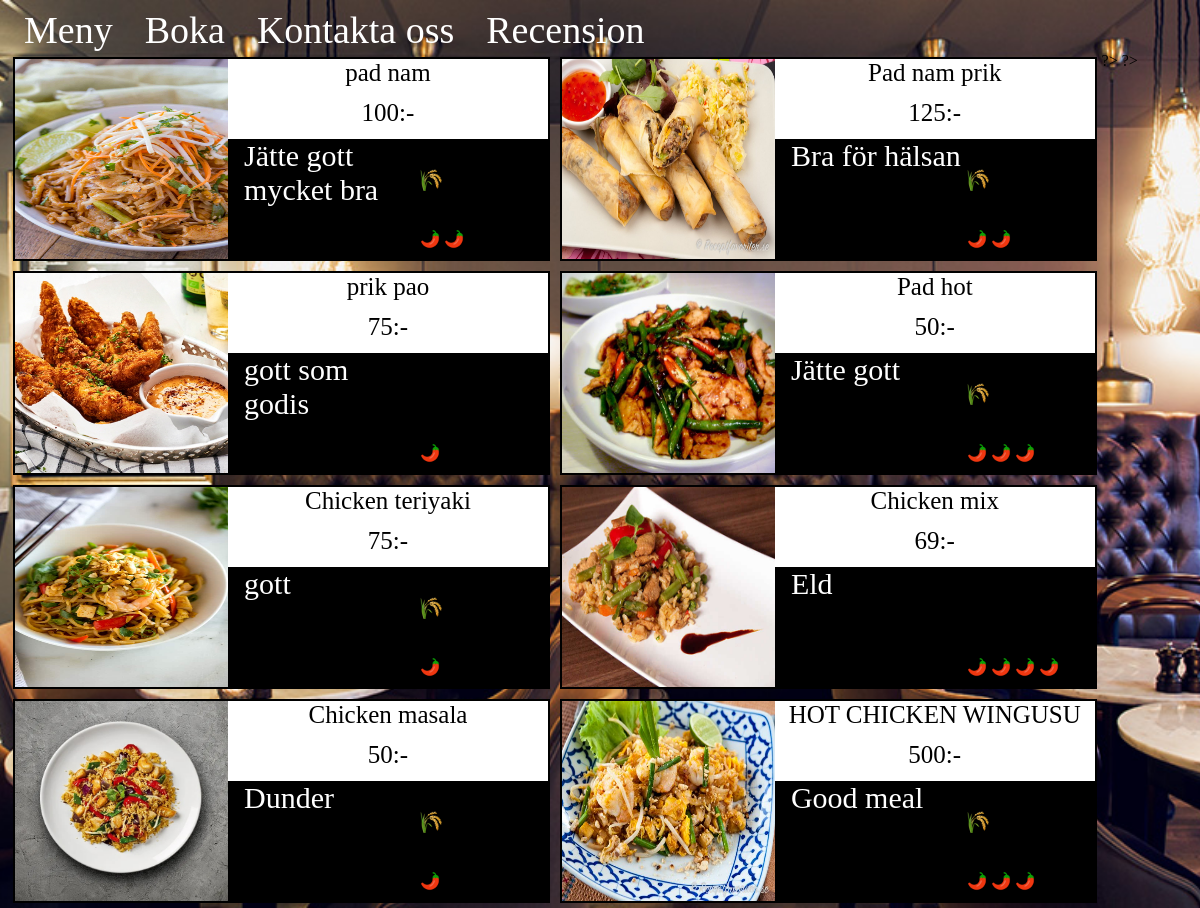
Screenshot of /meny.php with the database file from the repository.
### tables this page shows
CREATE TABLE `meny` (
  `id` int(11) NOT NULL,
  `bild` varchar(32) NOT NULL,
  `pris` int(11) NOT NULL,
  `styrka` int(11) NOT NULL,
  `gluten` int(11) NOT NULL,
  `nötter` int(11) NOT NULL,
  `mjölk` int(11) NOT NULL,
  `namn` varchar(32) NOT NULL,
  `info` text NOT NULL
);

### meny.php (the view, shortened to what this page needs)
<!doctype html>
<html>
    <head>
        <link rel="stylesheet" href="style.css">
        <link rel="stylesheet" href="meny.css">
        <?php
                include("Templates/nav.php")
        ?>
    </head>
    <body>
<section>
    <?php
$dbc = mysqli_connect("localhost","root","","thai");
$query = "SELECT * FROM meny";
mysqli_query($dbc,"SET NAMES utf8");
$result = mysqli_query($dbc,$query);
while($row = mysqli_fetch_array($result)){
    ?>
    <div class="dish_container">
        <div class="img_container">
            <img src=<?php echo $row["bild"]; ?>>
        </div>
        <div class="info_container">
            <div class="name">
                <p><?php echo $row["namn"]; ?></p>
            </div>
            <div class="price">
                <p><?php echo $row["pris"]; ?>:-</p>
            </div>
            <div class="desc_container">
                <div class="desc">
                    <p><?php echo $row["info"]; ?></p>
                </div>
                <div class="side_info">
                    <div class="milk">
                    </div>
                    <div class="gluten">
                        <?php for($i = 0; $i< $row["gluten"]; $i++){
                          ?>
                        			<img src="bilder\gluten.png" id="gluten" height="22px" />
                        <?php
    } ?>
                    </div>
                    <div class="nuts">
                    </div>
                    <div class="spicy">
                        <?php for($i = 0; $i< $row["styrka"]; $i++){
        ?>
                        			<img src="bilder\chili.png" id="chili" height="20px" />
                        <?php
    } ?>
                    </div>
                </div>
            </div>
        </div>
            </div>
    <?php
}
?>
    ?>
?>
</section>
    </body>
</html>

### templates/nav.php
<ul>
                <li><a href="meny.php">Meny</a></li>
				<li><a href="boka.php">Boka</a></li>
                <li><a href="kontakt.php">Kontakta oss</a></li>
                <li><a href="recension.php">Recension</a></li>
</ul>

### style.css (style rules this page uses)
ul { list-style-type: none; margin: 0; padding: 0; overflow: hidden; }
li { float: left; font-size: 38px; }
li a { color: white; text-align: center; padding: 14px 16px; text-decoration: none; font-size: 20px: }
body { background-image: url("bilder/rest.jpg"); background-repeat: no-repeat; background-position: center; background-size: cover; }

### meny.css (style rules this page uses)
.dish_container { float:left; margin: 5px; border:2px solid black; height:200px; width:45%; overflow:hidden; }
.dish_container p { margin:0px; }
.img_container { float:left; width:40%; height:100%; }
.img_container img { width:100%; height:100%; }
.info_container { float:left; width:60%; height:100%; }
.name { width:100%; height:20%; background-color: white; text-align: center; }
.name p { font-size: 25px; }
.price { width:100%; height:20%; text-align: center; background-color: White; }
.price p { font-size: 25px; }
.desc_container { height:60%; width:100%; background-color:black; }
.desc { float:left; width:55%; height:100%; padding-left:5%; }
.desc p { color:white; font-size: 30px; }
.side_info { float:left; width:40%; height:100%; }
.milk,.gluten,.nuts,spicy { height:25%; width:100%; }
body { background-image: url("bilder/rest.jpg"); background-repeat: no-repeat; background-position: center; background-size: cover; }

### rows the page displays
meny: bild (picture), namn "pad nam", pris "100", info "Jätte gott mycket bra", gluten 1 (drawn), styrka 2 (drawn)
meny: bild (picture), namn "Pad nam prik", pris "125", info "Bra för hälsan", gluten 1 (drawn), styrka 2 (drawn)
meny: bild (picture), namn "prik pao", pris "75", info "gott som godis", styrka 1 (drawn)
meny: bild (picture), namn "Pad hot", pris "50", info "Jätte gott", gluten 1 (drawn), styrka 3 (drawn)
meny: bild (picture), namn "Chicken teriyaki", pris "75", info "gott", gluten 1 (drawn), styrka 1 (drawn)
meny: bild (picture), namn "Chicken mix", pris "69", info "Eld", styrka 4 (drawn)
meny: bild (picture), namn "Chicken masala", pris "50", info "Dunder", gluten 1 (drawn), styrka 1 (drawn)
meny: bild (picture), namn "HOT CHICKEN WINGUSU", pris "500", info "Good meal", gluten 1 (drawn), styrka 3 (drawn)
